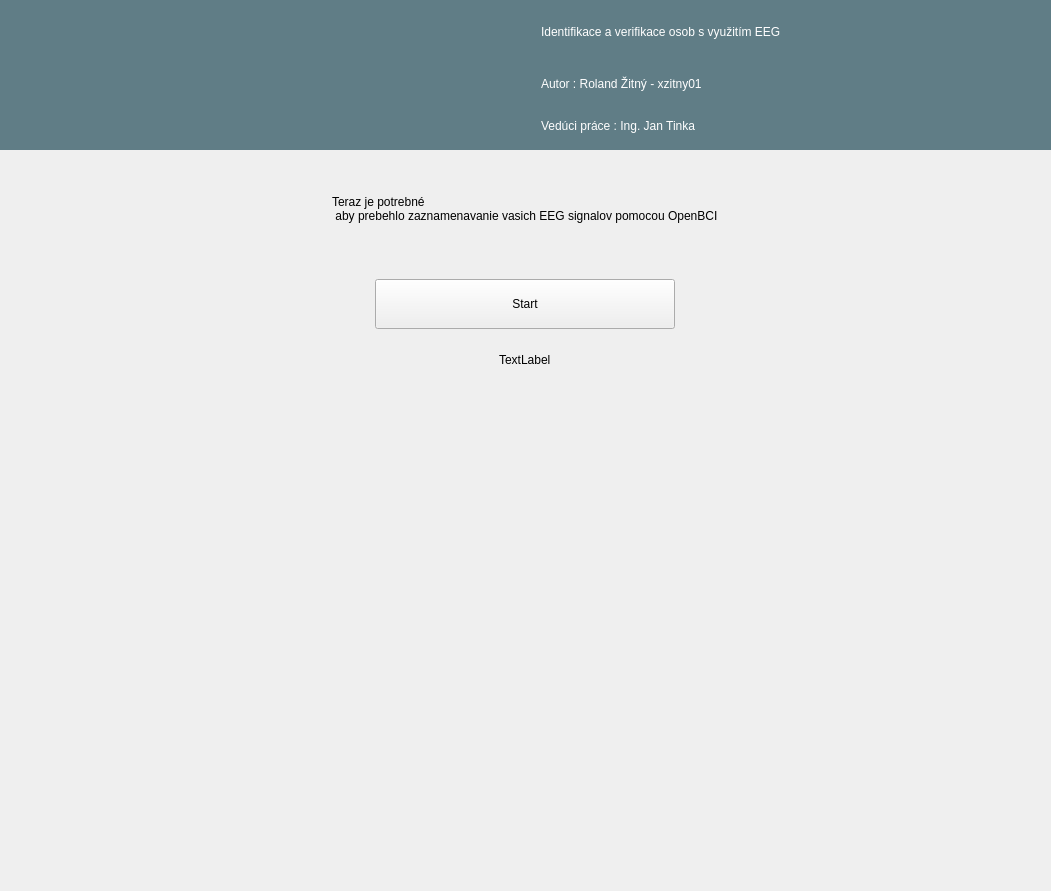
<?xml version="1.0" encoding="UTF-8"?>
<ui version="4.0">
 <class>MainWindow</class>
 <widget class="QMainWindow" name="MainWindow">
  <property name="geometry">
   <rect>
    <x>0</x>
    <y>0</y>
    <width>1051</width>
    <height>825</height>
   </rect>
  </property>
  <property name="windowTitle">
   <string>MainWindow</string>
  </property>
  <widget class="QWidget" name="centralwidget">
   <layout class="QVBoxLayout" name="verticalLayout_2">
    <property name="leftMargin">
     <number>0</number>
    </property>
    <property name="topMargin">
     <number>0</number>
    </property>
    <property name="rightMargin">
     <number>0</number>
    </property>
    <item>
     <widget class="QWidget" name="Header" native="true">
      <property name="minimumSize">
       <size>
        <width>0</width>
        <height>150</height>
       </size>
      </property>
      <property name="maximumSize">
       <size>
        <width>16777215</width>
        <height>150</height>
       </size>
      </property>
      <property name="styleSheet">
       <string notr="true">background-color: rgb(96, 125, 134);</string>
      </property>
      <layout class="QHBoxLayout" name="horizontalLayout">
       <property name="spacing">
        <number>30</number>
       </property>
       <property name="leftMargin">
        <number>0</number>
       </property>
       <property name="topMargin">
        <number>0</number>
       </property>
       <property name="rightMargin">
        <number>0</number>
       </property>
       <property name="bottomMargin">
        <number>0</number>
       </property>
       <item alignment="Qt::AlignLeft">
        <widget class="QLabel" name="label">
         <property name="minimumSize">
          <size>
           <width>150</width>
           <height>150</height>
          </size>
         </property>
         <property name="maximumSize">
          <size>
           <width>150</width>
           <height>150</height>
          </size>
         </property>
         <property name="text">
          <string/>
         </property>
         <property name="pixmap">
          <pixmap>../icons/FitIcon.png</pixmap>
         </property>
         <property name="scaledContents">
          <bool>true</bool>
         </property>
        </widget>
       </item>
       <item>
        <layout class="QVBoxLayout" name="verticalLayout_3">
         <property name="spacing">
          <number>0</number>
         </property>
         <item>
          <widget class="QLabel" name="label_2">
           <property name="minimumSize">
            <size>
             <width>0</width>
             <height>60</height>
            </size>
           </property>
           <property name="maximumSize">
            <size>
             <width>16777215</width>
             <height>60</height>
            </size>
           </property>
           <property name="styleSheet">
            <string notr="true">color: rgb(255, 255, 255);
font: 63 26pt &quot;Yu Gothic UI Semibold&quot;;</string>
           </property>
           <property name="text">
            <string>Identifikace a verifikace osob s využitím EEG</string>
           </property>
          </widget>
         </item>
         <item>
          <widget class="QLabel" name="label_3">
           <property name="maximumSize">
            <size>
             <width>16777215</width>
             <height>40</height>
            </size>
           </property>
           <property name="styleSheet">
            <string notr="true">font: 63 12pt &quot;Yu Gothic UI Semibold&quot;;
color: rgb(255, 255, 255);</string>
           </property>
           <property name="text">
            <string>Autor : Roland Žitný - xzitny01</string>
           </property>
          </widget>
         </item>
         <item>
          <widget class="QLabel" name="label_4">
           <property name="maximumSize">
            <size>
             <width>16777215</width>
             <height>40</height>
            </size>
           </property>
           <property name="styleSheet">
            <string notr="true">font: 63 12pt &quot;Yu Gothic UI Semibold&quot;;
color: rgb(255, 255, 255);</string>
           </property>
           <property name="text">
            <string>Vedúci práce : Ing. Jan Tinka</string>
           </property>
          </widget>
         </item>
        </layout>
       </item>
      </layout>
     </widget>
    </item>
    <item>
     <spacer name="verticalSpacer">
      <property name="orientation">
       <enum>Qt::Vertical</enum>
      </property>
      <property name="sizeType">
       <enum>QSizePolicy::Fixed</enum>
      </property>
      <property name="sizeHint" stdset="0">
       <size>
        <width>20</width>
        <height>30</height>
       </size>
      </property>
     </spacer>
    </item>
    <item>
     <widget class="QWidget" name="StimuliInfoWidget" native="true">
      <layout class="QVBoxLayout" name="StimuliInfoLayout">
       <item alignment="Qt::AlignHCenter|Qt::AlignVCenter">
        <widget class="QLabel" name="EEG_info_label">
         <property name="text">
          <string>Teraz je potrebné 
 aby prebehlo zaznamenavanie vasich EEG signalov pomocou OpenBCI</string>
         </property>
        </widget>
       </item>
       <item>
        <spacer name="spacer_1">
         <property name="orientation">
          <enum>Qt::Vertical</enum>
         </property>
         <property name="sizeType">
          <enum>QSizePolicy::Fixed</enum>
         </property>
         <property name="sizeHint" stdset="0">
          <size>
           <width>20</width>
           <height>50</height>
          </size>
         </property>
        </spacer>
       </item>
       <item alignment="Qt::AlignHCenter">
        <widget class="QPushButton" name="StartRecordingBtn">
         <property name="minimumSize">
          <size>
           <width>300</width>
           <height>50</height>
          </size>
         </property>
         <property name="maximumSize">
          <size>
           <width>300</width>
           <height>50</height>
          </size>
         </property>
         <property name="text">
          <string>Start</string>
         </property>
        </widget>
       </item>
       <item>
        <spacer name="spacer_2">
         <property name="orientation">
          <enum>Qt::Vertical</enum>
         </property>
         <property name="sizeHint" stdset="0">
          <size>
           <width>20</width>
           <height>40</height>
          </size>
         </property>
        </spacer>
       </item>
      </layout>
     </widget>
    </item>
    <item>
     <widget class="QWidget" name="StimuliLayoutWidget" native="true">
      <layout class="QVBoxLayout" name="StimuliLayout">
       <item alignment="Qt::AlignHCenter">
        <widget class="QLabel" name="InfoTimeLabel">
         <property name="text">
          <string>TextLabel</string>
         </property>
        </widget>
       </item>
       <item alignment="Qt::AlignHCenter|Qt::AlignVCenter">
        <widget class="QLabel" name="StimuliImage">
         <property name="minimumSize">
          <size>
           <width>500</width>
           <height>500</height>
          </size>
         </property>
         <property name="maximumSize">
          <size>
           <width>500</width>
           <height>500</height>
          </size>
         </property>
         <property name="styleSheet">
          <string notr="true"/>
         </property>
         <property name="text">
          <string/>
         </property>
         <property name="scaledContents">
          <bool>true</bool>
         </property>
        </widget>
       </item>
      </layout>
     </widget>
    </item>
   </layout>
  </widget>
 </widget>
 <resources/>
 <connections/>
</ui>
